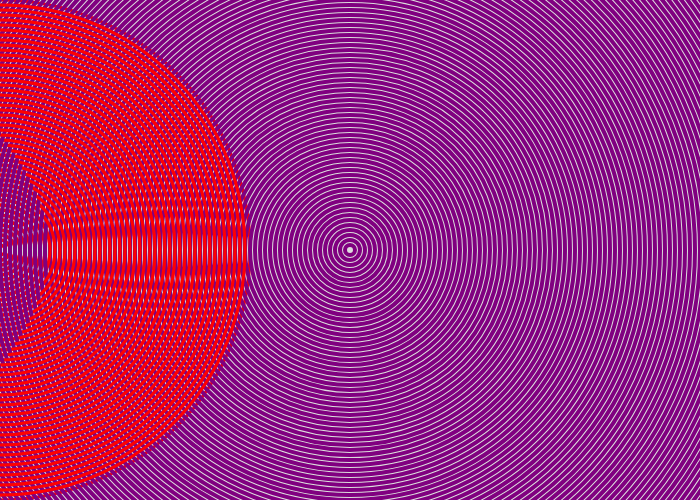
Frame 1 (no input)
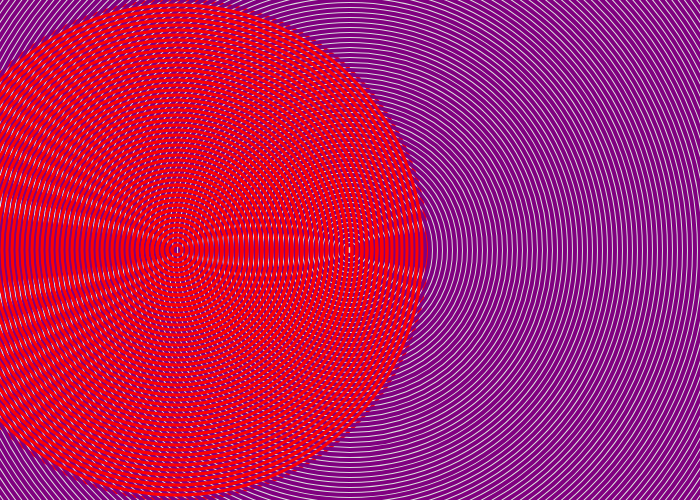
Frame 60 (no input)
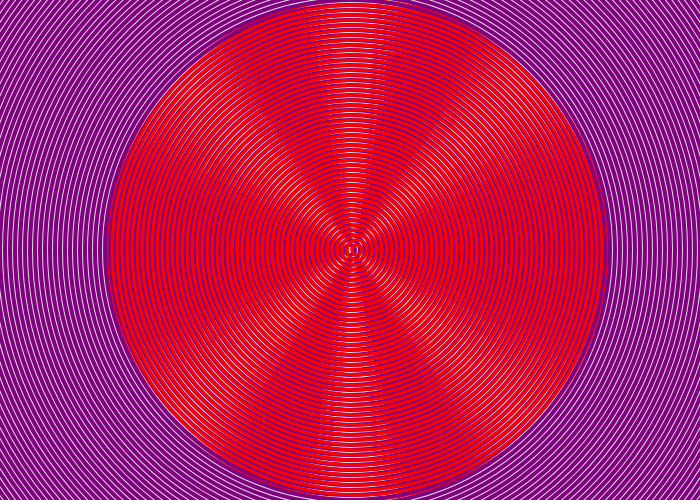
Frame 120 (the mouse pressed at the canvas centre since frame 60)

The p5.js sketch that drew these frames (run headless with seeded random() and noise() and a simulated clock; from frame 60 on, the mouse is pressed at the canvas centre):

// p5.js sketch
// ── sketch.js
let x=0
function setup() {
  createCanvas(700, 500);
}

function draw() {
  background(220);
  for(let i =0;i<1000;i+=10){
    noFill()
    stroke('purple')
    strokeWeight(4)
    ellipse(350,250,i,i)
    
    stroke('red')
    strokeWeight(3)
    ellipse(x,250,500-i,500-i)
  } 
   if(x>width){
     x=0
   }else{
    x=x+3
   }
}
